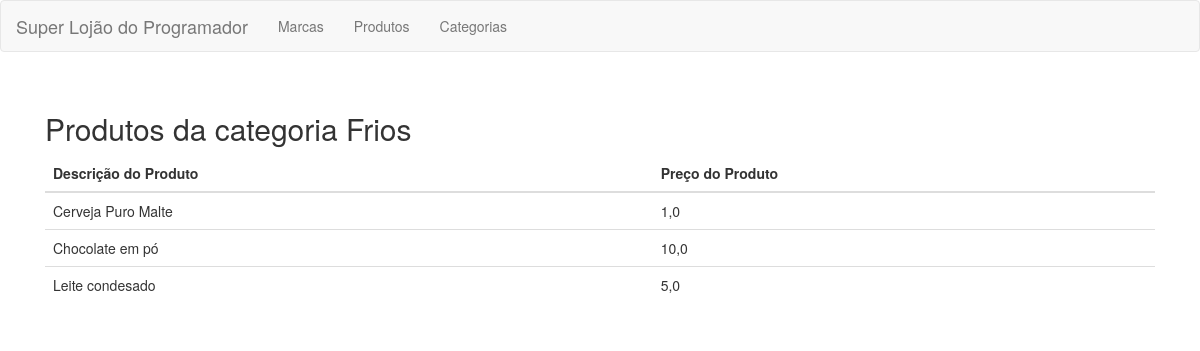
Page /categoria/produto/1/ on the committed database.
### apps/app/models.py (models this page shows, shortened)
class Categoria(models.Model):
    nome =models.CharField(max_length=20, null=True)
    def __str__(self):
        return self.nome

class Produto(models.Model):
    descricao = models.CharField(max_length=50, null=False)
    preco = models.FloatField(null=False)
    marca = models.ForeignKey(Marca, on_delete=models.CASCADE, null=True)
    categoria = models.ManyToManyField(Categoria)

### apps/app/views.py (the view)
# urls.py: path("categoria/produto/<int:pk>/", views.listar_produtos_categoria, name="categoria_produto"),
def listar_produtos_categoria(request, pk, template_name="categoria/categoria_produtos_list.html"):
    produtos = Produto.objects.filter(categoria = pk)
    categoria = get_object_or_404(Categoria, pk=pk)
    return render(request, template_name, {'produtos': produtos, 'categoria': categoria})

### templates/categoria/categoria_produtos_list.html (shortened to what this page needs)
{% extends 'base.html' %}
{% block content %}
<div class="col-lg-12">
    <h2>Produtos da categoria {{ categoria }}</h2>
    <table class="table">
      <thead>
        <tr>
          <th>Descrição do Produto</th>
          <th>Preço do Produto</th>
        </tr>
      </thead>
      <tbody>
      {% for produto in produtos %}
        <tr>
          <td>{{ produto.descricao }}</td>
          <td>{{ produto.preco }}</td>
        </tr>
      {% endfor %}
      </tbody>
    </table>
</div>
{% endblock content %}

### rows in the picture
Categoria: nome "Frios"
Produto: descricao "Cerveja Puro Malte", preco "1,0"
Produto: descricao "Chocolate em pó", preco "10,0"
Produto: descricao "Leite condesado", preco "5,0"
